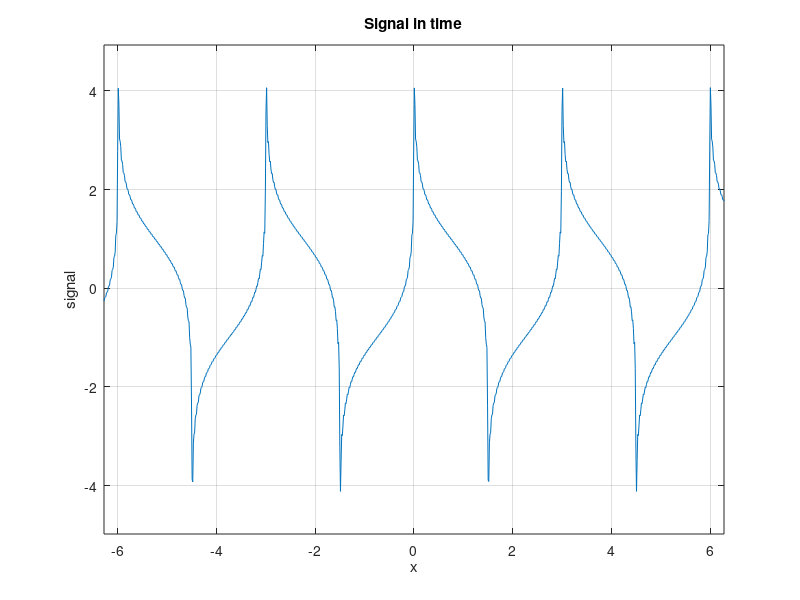

Write the MATLAB code that produced this figure.
%Example9p8
%This code plots graph of a signal
n=79;Point=1000;
x=linspace(-2*pi,2*pi,Point);
bn=zeros(1,Point);a0=0*bn;an=0*bn;
for i=1:2:n
    Calc1=(1/i).*cos((i*pi.*x)/1.5);
    Calc2=(1/i).*sin((i*pi.*x)/1.5);
    an = an + Calc1;
    bn = bn + Calc2;
end
fx=a0+(4/pi)*(an+bn);
plot(x,fx);grid on;axis('equal');
xlabel('x');ylabel('signal');
title('Signal in time');
